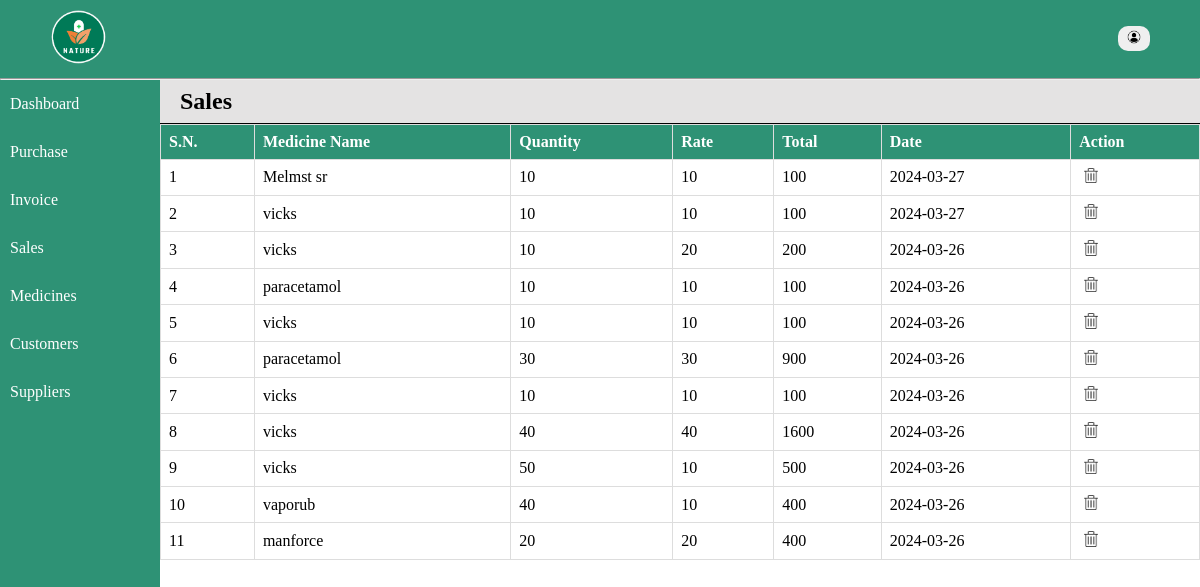
Screenshot of /home/sales.php with the database file from the repository.
### tables this page shows
CREATE TABLE `invoice` (
  `id` int(11) NOT NULL,
  `invoice_no` int(11) NOT NULL,
  `customer_name` varchar(128) NOT NULL,
  `medicine_name` varchar(128) NOT NULL,
  `quantity` int(11) NOT NULL,
  `rate` int(11) NOT NULL,
  `total` int(11) NOT NULL,
  `date` date NOT NULL
);

### includes/database.php (called while the page is built, shortened)
<?php
    function descSelect($conn, $arg, $order) {
        $sql = "select * from $arg order by $order DESC";
        $result = mysqli_query($conn, $sql);
        return $records = mysqli_fetch_all($result, MYSQLI_ASSOC);
    }
?>

### home/sales.php (the view, shortened to what this page needs)
<?php
include "../includes/database.php";
$records = descSelect($conn, 'invoice', 'date');
?>
<!DOCTYPE html>
<html lang="en">
<head>
    <link rel="stylesheet" href="../styles/style.css">
</head>
<body>
<div class="container">
<?php include '../includes/nav.php'; ?>
<div class="main">
    <?php include '../includes/menu.php'; ?>
    <div class="content-wrapper">
        <div class="records sales">
        <h2>Sales</h2>
        <table class="table">
            <tr>
                <th>S.N.</th>
                <th>Medicine Name</th>
                <th>Quantity</th>
                <th>Rate</th>
                <th>Total</th>
                <th>Date</th>
                <th>Action</th>
            </tr>
            <?php if(!empty($records)): ?>
                <?php foreach($records as $key => $record): ?>
                    <tr>
                        <td><?= $key+1; ?></td>
                        <td><?= $record['medicine_name']; ?></td>
                        <td><?= $record['quantity']; ?></td>
                <td><?= $record['rate']; ?></td>
                <td><?= $record['total']; ?></td>
                <td><?= $record['date']; ?></td>
                <td><a href="../includes/delete.php?id= <?= $record['id']; ?>"><img src="../images/delete-icon.png" alt="delete" style="width: 14px;" class="action-btn"></a></td>
                    </tr>
                <?php endforeach; ?>
                <?php endif; ?>
        </table>
        </div>
    </div>
</div>
</body>
</html>

### styles/style.css (style rules this page uses)
* { padding: 0; margin: 0; box-sizing: border-box; }
:root { --primary-color: rgba(0, 122, 87, 0.821); --secondary-color: rgba(106, 205, 177, 0.821); }
body { overflow: hidden; }
.container { color: #fff; }
a { text-decoration: none; color: #fff; }
.main { background: #fff; display: flex; }
.content-wrapper { width: 100%; color: #000; }
.records { width: 100%; color: #000; }
.records h2 { display: block; padding: 8px 20px; border-bottom: 1px solid black; background-color: rgb(228, 227, 227); }
.table { width: 100%; border-collapse: collapse; }
.table tr { width: 100%; }
.table th { padding: 12px 0; text-align: left; background-color: var(--primary-color); color: white; }
.table td, .table th { padding: 8px; border: 1px solid #ddd; }
.action-btn { margin: 0 5px; }
.bill-table td, th { border: 1px solid black; }

### rows the page displays
invoice: medicine_name "Melmst sr", quantity "10", rate "10", total "100", date "2024-03-27"
invoice: medicine_name "vicks", quantity "10", rate "10", total "100", date "2024-03-27"
invoice: medicine_name "vicks", quantity "10", rate "20", total "200", date "2024-03-26"
invoice: medicine_name "paracetamol", quantity "10", rate "10", total "100", date "2024-03-26"
invoice: medicine_name "vicks", quantity "10", rate "10", total "100", date "2024-03-26"
invoice: medicine_name "paracetamol", quantity "30", rate "30", total "900", date "2024-03-26"
invoice: medicine_name "vicks", quantity "10", rate "10", total "100", date "2024-03-26"
invoice: medicine_name "vicks", quantity "40", rate "40", total "1600", date "2024-03-26"
invoice: medicine_name "vicks", quantity "50", rate "10", total "500", date "2024-03-26"
invoice: medicine_name "vaporub", quantity "40", rate "10", total "400", date "2024-03-26"
invoice: medicine_name "manforce", quantity "20", rate "20", total "400", date "2024-03-26"
